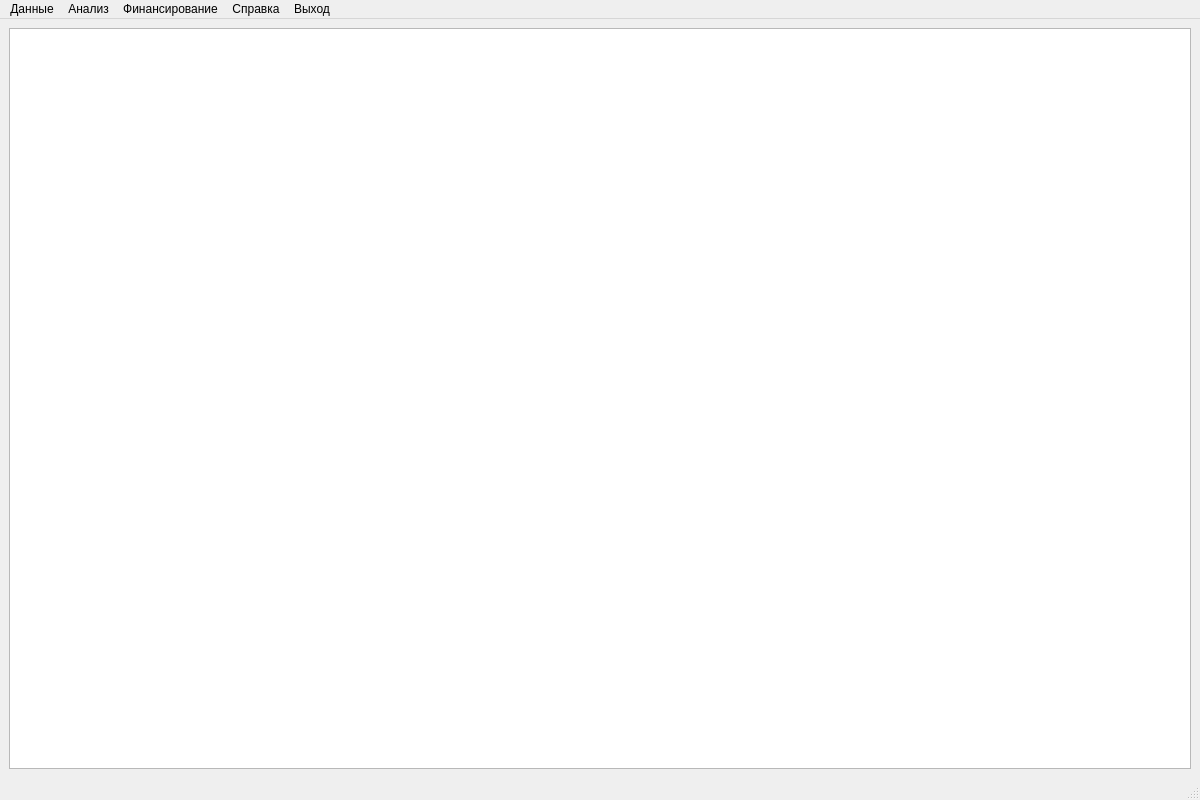
<?xml version="1.0" encoding="UTF-8"?>
<ui version="4.0">
 <class>HelpWindow</class>
 <widget class="QMainWindow" name="HelpWindow">
  <property name="geometry">
   <rect>
    <x>0</x>
    <y>0</y>
    <width>1200</width>
    <height>800</height>
   </rect>
  </property>
  <property name="mouseTracking">
   <bool>false</bool>
  </property>
  <property name="windowTitle">
   <string>Вузы</string>
  </property>
  <widget class="QWidget" name="centralwidget">
   <layout class="QGridLayout" name="gridLayout">
    <item row="0" column="0">
     <widget class="QTableView" name="tableView">
      <property name="selectionBehavior">
       <enum>QAbstractItemView::SelectRows</enum>
      </property>
     </widget>
    </item>
   </layout>
  </widget>
  <widget class="QMenuBar" name="menubar">
   <property name="geometry">
    <rect>
     <x>0</x>
     <y>0</y>
     <width>1200</width>
     <height>21</height>
    </rect>
   </property>
   <widget class="QMenu" name="panel_data">
    <property name="title">
     <string>Данные</string>
    </property>
    <addaction name="panel_data_proj"/>
    <addaction name="panel_data_konk"/>
    <addaction name="panel_data_vuz"/>
   </widget>
   <widget class="QMenu" name="panel_analysis">
    <property name="title">
     <string>Анализ</string>
    </property>
   </widget>
   <widget class="QMenu" name="panel_finance">
    <property name="title">
     <string>Финансирование</string>
    </property>
   </widget>
   <widget class="QMenu" name="panel_help">
    <property name="mouseTracking">
     <bool>true</bool>
    </property>
    <property name="title">
     <string>Справка</string>
    </property>
    <addaction name="panel_help_view"/>
    <addaction name="separator"/>
    <addaction name="panel_help_prog"/>
   </widget>
   <widget class="QMenu" name="panel_exit">
    <property name="title">
     <string>Выход</string>
    </property>
    <addaction name="panel_exit_action"/>
   </widget>
   <addaction name="panel_data"/>
   <addaction name="panel_analysis"/>
   <addaction name="panel_finance"/>
   <addaction name="panel_help"/>
   <addaction name="panel_exit"/>
  </widget>
  <widget class="QStatusBar" name="statusbar"/>
  <action name="panel_data_proj">
   <property name="text">
    <string>Проекты</string>
   </property>
  </action>
  <action name="panel_data_konk">
   <property name="checkable">
    <bool>false</bool>
   </property>
   <property name="text">
    <string>Конкурсы</string>
   </property>
  </action>
  <action name="panel_data_vuz">
   <property name="text">
    <string>Вузы</string>
   </property>
  </action>
  <action name="panel_help_view">
   <property name="text">
    <string>Просмотреть справку</string>
   </property>
  </action>
  <action name="panel_help_prog">
   <property name="text">
    <string>О программе</string>
   </property>
  </action>
  <action name="panel_exit_action">
   <property name="text">
    <string>Выход</string>
   </property>
  </action>
 </widget>
 <resources/>
 <connections/>
</ui>
